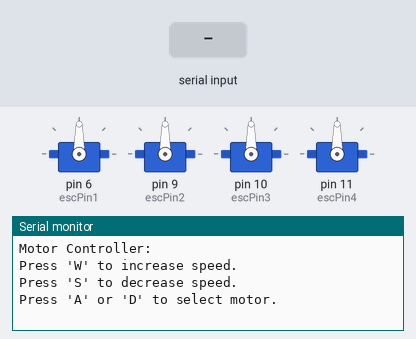
The sketch below on a simulated Arduino Nano, built with avr-gcc and run on an emulated ATmega328P. On the bench: 4 × servo, the last lines printed to the serial monitor. The inputs (shaded band) are chosen by the test bench.

Above: at 1.2 s.
1.3 s: "W" received over Serial
At 2.3 s:
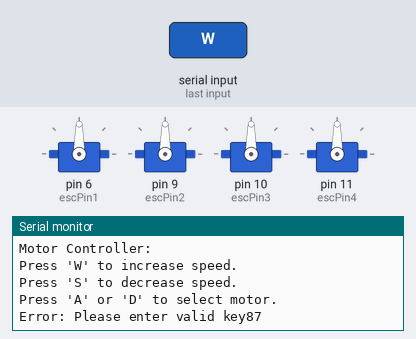
2.8 s: byte 119 (119) received over Serial
At 3.4 s:
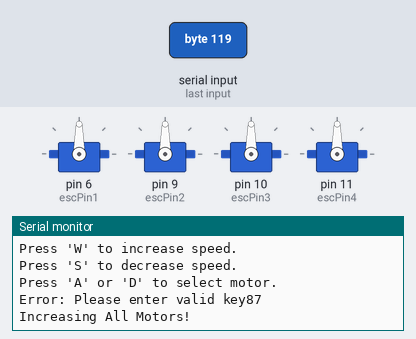
4.3 s: byte 97 (97) received over Serial
At 5.5 s:
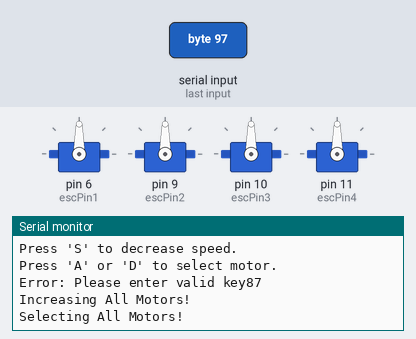
5.8 s: byte 115 (115) received over Serial
At 6.9 s:
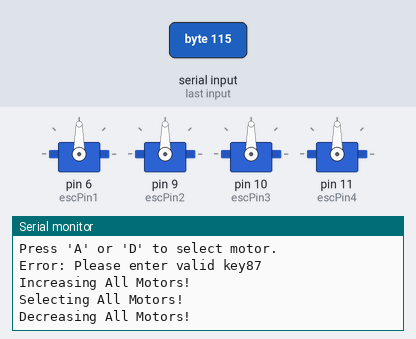
7.3 s: byte 100 (100) received over Serial
At 8.0 s:
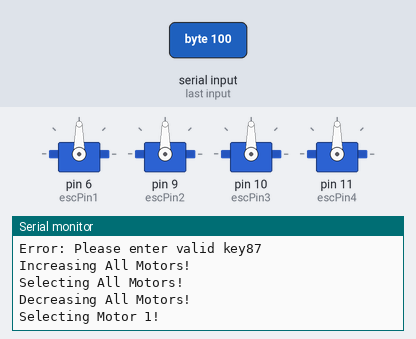

The sketch:

BLDC_Motors.ino
```cpp
#include "MotorSM.h"

void setup() {
  Serial.begin(115200);
  initEsc();
  prompt();
}

void loop() {
  motorSM();
}
```

BLDC_Motors.h
```cpp
#include <Servo.h>
#include "definitions.h"
/*Create ESC objects*/
Servo ESC1;
Servo ESC2;
Servo ESC3;
Servo ESC4;

unsigned long timer = millis();                 //Timer
uint8_t       throttle = 0;                     //Sets Motor Throttle value
uint8_t       stepValue = 25;                   //Throttle Step Value
uint8_t       motorsThrottle[4] = {0,0,0,0};    //Actual Throttle Value
bool          startUpFlag  = false;             //Determining Initial ramping up of motors
char          key = ' ';                        //User Keyboard Input
char*         motors[] = {"Motor 1", "Motor 2",
                          "Motor 3", "Motor 4", //Motor string array
                          "All Motors"};
uint8_t       selectMotor = 4;                   //Motor selection flag, 0 = Motor 1;
                                                //Motor selection flag, 1 = Motor 2;
                                                //Motor selection flag, 2 = Motor 3;
                                                //Motor selection flag, 3 = Motor 4;
                                                //Motor selection flag, 4 = ALL MOTORS;
/*Initial User Prompt*/
void prompt(){
  Serial.print("Motor Controller:");
  Serial.println();
  Serial.print("Press \'W\' to increase speed.");
  Serial.println();
  Serial.print("Press \'S\' to decrease speed.");
  Serial.println();
  Serial.print("Press \'A\' or \'D\' to select motor.");
  Serial.println();
}

void initEsc(){
  ESC1.attach(escPin1, minPulseRate, maxPulseRate);
  ESC2.attach(escPin2, minPulseRate, maxPulseRate);
  ESC3.attach(escPin3, minPulseRate, maxPulseRate);
  ESC4.attach(escPin4, minPulseRate, maxPulseRate);
  return;
}

char readUserInput(){
  int incomingData;

  if(Serial.available() > 0 ) {
    incomingData = Serial.read();
  }
  else { //idk if you need this statement? Just in case lol
    return 'E';
  }

  //If for whatever reason it fails to read, return E
  if(incomingData == -1) {
    Serial.print("failed");
    return 'E';
  }

  switch(incomingData){
    case 119 : {
      return 'W';
    }

    case 97 : {
      return 'A';
    }

    case 115 : {
      return 'S';
    }

    case 100 :  {
      return 'D';
    }

    default : {
      Serial.print("Error: Please enter valid key");
      Serial.print(incomingData);
      Serial.println();
      return 'E';
    }
  }
}

void StartUp(){
  changeThrottle(4, 25);
  return;
}

void storeThrottle(uint8_t selectMotor){
  uint8_t esc_throttle = 0;
  switch(selectMotor){
    case 0: {
      esc_throttle = ESC1.read();
      motorsThrottle[selectMotor, esc_throttle];
      break;
    }
    case 1:{
      esc_throttle = ESC2.read();
      motorsThrottle[selectMotor, esc_throttle];
      break;
    }

    case 2:{
      esc_throttle = ESC3.read();
      motorsThrottle[selectMotor, esc_throttle];
      break;
    }
    case 3:{
      esc_throttle = ESC4.read();
      motorsThrottle[selectMotor, esc_throttle];
      break;
    }
    case 4:{
      esc_throttle = ESC1.read();
      motorsThrottle[selectMotor, esc_throttle];
      esc_throttle = ESC2.read();
      motorsThrottle[selectMotor, esc_throttle];
      esc_throttle = ESC3.read();
      motorsThrottle[selectMotor, esc_throttle];
      esc_throttle = ESC4.read();
      motorsThrottle[selectMotor, esc_throttle];
      break;

    }
  }
}


void changeThrottle(uint8_t motor,uint8_t throttleValue){
  int currentThrottle = motorsThrottle[motor];
  if(currentThrottle == 0){

  }
}

void motorPrint(char key, char *motors[], uint8_t motor){
    switch(key){
      case 'W': {
        Serial.print("Increasing ");
        Serial.print(motors[motor]);
        Serial.print("!");
        Serial.println();
        break;
      }
      case 'S': {
        Serial.print("Decreasing ");
        Serial.print(motors[motor]);
        Serial.print("!");
        Serial.println();
        break;
      }
      case 'A': {
        Serial.print("Selecting ");
        Serial.print(motors[motor]);
        Serial.print("!");
        Serial.println();
        break;
      }
      case 'D': {
        Serial.print("Selecting ");
        Serial.print(motors[motor]);
        Serial.print("!");
        Serial.println();
        break;
      }
      default: {
        Serial.print("Error! (Motor Print) ");
        Serial.print(motors[motor]);
        Serial.print("!");
        Serial.println();
        break;
      }
    }
    return;
}
```

MotorSM.h
```cpp
#include "BLDC_Motors.h"
/*Motor state declarations*/
enum MotorStates {INIT, WAIT, INCREASE, DECREASE, MOTOR_SELECT};
MotorStates motorState = WAIT;

/*Motor State Machine*/
void motorSM(){
  switch(motorState){
    //Buffer State in case keyboard button is held.
    case INIT:{
      motorState = WAIT;
      break;
    }

    //Wait for user input
    //If user input is read, switch to appropriate state
    case WAIT:{
      key = ' ';
      key = readUserInput();
      if(key == 'W'){
        motorState = INCREASE;
      }
      else if(key == 'S'){
        motorState = DECREASE;
      }
      else if((key == 'A')||(key == 'D')){
        motorState = MOTOR_SELECT;
      }
      else if(key == 'E'){
        motorState = WAIT;
      }
      break;
    }
    case INCREASE: {
      motorPrint(key, motors, selectMotor);
      motorState = WAIT;
      break;
    }
    case DECREASE: {
      motorPrint(key, motors, selectMotor);
      motorState = WAIT;
      break;
    }
    case MOTOR_SELECT: {
      if(key == 'A'){
        selectMotor = 4;
      }
      else if(key == 'D'){
        if(selectMotor >= 3){
          selectMotor = 0;
        }
        else{
          selectMotor += 1;
        }
      }
      motorPrint(key, motors, selectMotor);
      motorState = WAIT;
      break;
    }
  }
}
```

definitions.h
```cpp
#define escPin1         6     //Arduino Nano Pin 6  (PWM)
#define escPin2         9     //Arduino Nano Pin 9  (PWM)
#define escPin3         10    //Arduino Nano Pin 10 (PWM)
#define escPin4         11    //Arduino Nano Pin 11 (PWM)
#define minPulseRate    1000  //Min Pulse Width of PWM
#define maxPulseRate    2000  //Max Pulse Width of PWM
#define minThrottle     0     //Min Value for Throttle (Maps to Min Pulse Width)
#define maxThrottle     180   //Max value for Throttle (Maps to Max Pulse Width)
#define throttleDelay   50    //Delay value in millisec when adjusting motor speed

/*Initial User Prompt*/
void prompt();

/*Initializes ESCs*/
void initEsc();

/*Read User input and verify validity*/
char readUserInput();

/*Rev up them fryers*/
void StartUp();

/*Store current values of motor throttle*/
void storeThrottle(uint8_t selectMotor);

/*Change value of motor throttle*/
void changeThrottle(uint8_t motor,uint8_t throttleValue);

/*Print motor state on console*/
void motorPrint(char key, char *motors[],uint8_t selectMotor);
```

Measured:
- after the input at 1.3 s, the serial monitor: prints a new line at once (image 1)
- after the input at 2.8 s, the serial monitor: prints a new line at once (image 2)
- after the input at 4.3 s, the serial monitor: prints a new line at once (image 3)
- after the input at 5.8 s, the serial monitor: prints a new line at once (image 4)
- after the input at 7.3 s, the serial monitor: prints a new line at once (image 5)
